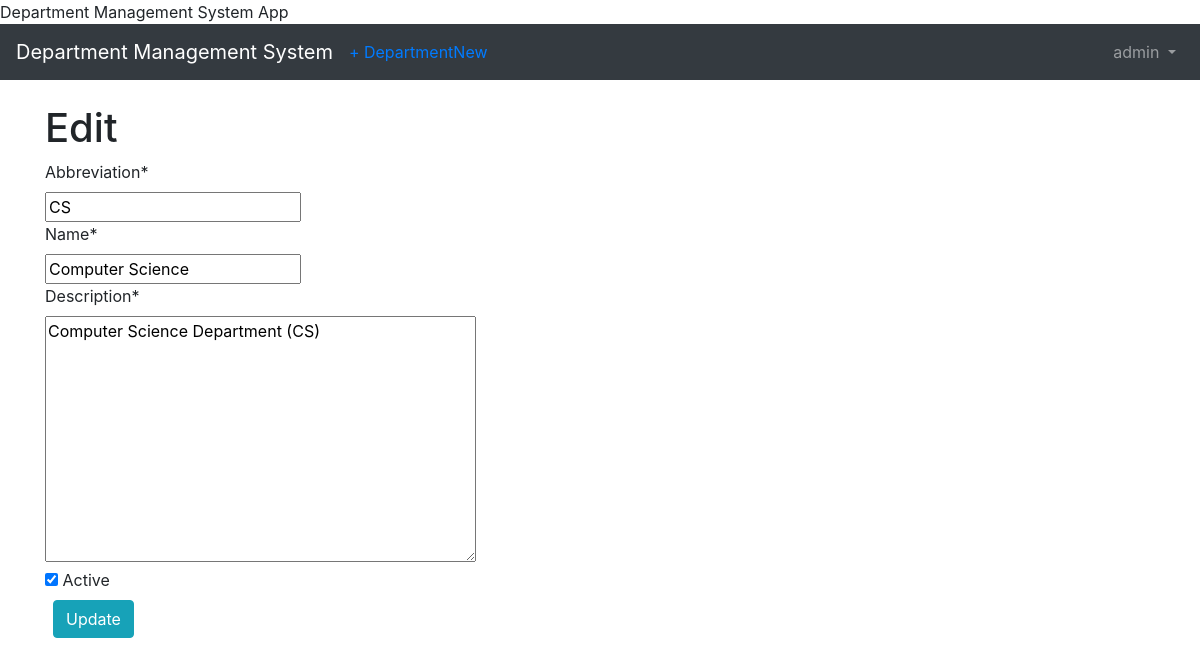
/department/1/edit/ (signed in), run on the app's committed database.
### api/models.py (models this page shows, shortened)
class Department(models.Model):
    id = models.AutoField(primary_key=True)
    abbreviation = models.CharField(max_length=10)
    name = models.CharField(max_length=30)
    description = models.TextField(max_length=100)
    active = models.BooleanField(default=True)
    added_by = models.ForeignKey(settings.AUTH_USER_MODEL,
        on_delete=models.CASCADE, blank=True, null=False,
                                 related_name='departments_added')
    modified_by = models.ForeignKey(settings.AUTH_USER_MODEL,
        on_delete=models.CASCADE, blank=True, null=False,
                                    related_name='departments_modified')
    deleted_by = models.ForeignKey(settings.AUTH_USER_MODEL,
        on_delete=models.CASCADE, blank=True, null=True,
                                   related_name='departments_deleted')
    added_by_date = models.DateField(default=date.today)
    modified_by_date = models.DateField(default=date.today)
    deleted_by_date = models.DateField(blank=True, null=True)

### api/views.py (the view)
class DepartmentUpdateView(LoginRequiredMixin, UpdateView):
    model = Department
    fields = ('abbreviation', 'name', 'description', 'active')
    template_name = 'department_edit.html'
    success_url = reverse_lazy('department_list')

### templates/department_edit.html (shortened to what this page needs)
<!DOCTYPE html>
<html lang="en">
{% extends 'base.html' %}
{% load crispy_forms_tags %}
{% block content %}
{% if user.is_superuser%}
    <h1>Edit</h1>
    <form action="" method="post">{% csrf_token %}
{{ form|crispy }}
    <button class="btn btn-info ml-2" type="submit">Update</button>
</form>
{% else %}
    <p>Sorry, you need Admin privileges, contact your administrator for questions. Have a nice day !</p>
{% endif %}
{% endblock content %}

### templates/base.html (shortened to what this page needs)
<!doctype html>
<html lang="en">
  <head>
    <link rel="stylesheet" href="https://stackpath.bootstrapcdn.com/bootstrap/4.1.3/css/bootstrap.min.css">
    <name>{% block name %}Department Management System App{% endblock name %}</name>
  </head>
  <body>
    <nav class="navbar navbar-expand-md navbar-dark bg-dark mb-4">
      <a class="navbar-brand" href="{% url 'home' %}">Department Management System</a>
     {% if user.is_authenticated %}
        <ul class="navbar-nav mr-auto">
          <li class="nav-item"><a href="{% url 'department_new' %}">+ DepartmentNew</a></li>
        </ul>
      {% endif %}
      <div class="collapse navbar-collapse" id="navbarCollapse">
        {% if user.is_authenticated %}
          <ul class="navbar-nav ml-auto">
            <li class="nav-item">
              <a class="nav-link dropdown-toggle" href="#" id="userMenu"\
              data-toggle="dropdown" aria-haspopup="true" aria-expanded\
              ="false">
                {{ user.username }}
              </a>
            </li>
          </ul>
        {% else %}
          <form class="form-inline ml-auto">
            <a href="{% url 'login' %}" class="btn btn-outline-secondary">
            Log In</a>
          </form>
        {% endif %}
      </div>
    </nav>
    <div class="container">
      {% block content %}
      {% endblock content %}
    </div>
  </body>
</html>

### data on the page
Department: abbreviation "CS", name "Computer Science", description "Computer Science Department (CS)", active "☑"

### other printed values
{{ user.username }} "admin"
